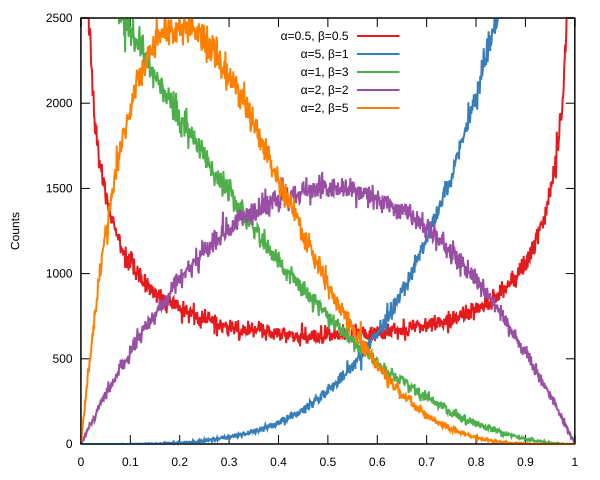

Reproduce this figure in gnuplot.
#!/bin/gnuplot
set terminal svg
set output "beta-pdfs.svg"

set datafile separator ";"
set style fill solid 0.5

stats "beta-0.5-0.5.txt" nooutput
N = STATS_records
binsize = (STATS_max_x - STATS_min_x) / (N - 1)

set ylabel "Counts"
set yrange [0:2500]

lww=2
set ls 1 lw lww lc rgb "#e41a1c"
set ls 2 lw lww lc rgb "#377eb8"
set ls 3 lw lww lc rgb "#4daf4a"
set ls 4 lw lww lc rgb "#984ea3"
set ls 5 lw lww lc rgb "#ff7f00"

set key center top

plot "beta-0.5-0.5.txt" using 1:2:(binsize) every 1::1::N-2 w l ls 1 title "α=0.5, β=0.5",\
     "beta-5-1.txt" using 1:2:(binsize) every 1::1::N-2 w l ls 2 title "α=5, β=1",\
     "beta-1-3.txt" using 1:2:(binsize) every 1::1::N-2 w l ls 3 title "α=1, β=3",\
     "beta-2-2.txt" using 1:2:(binsize) every 1::1::N-2 w l ls 4 title "α=2, β=2",\
     "beta-2-5.txt" using 1:2:(binsize) every 1::1::N-2 w l ls 5 title "α=2, β=5",\
